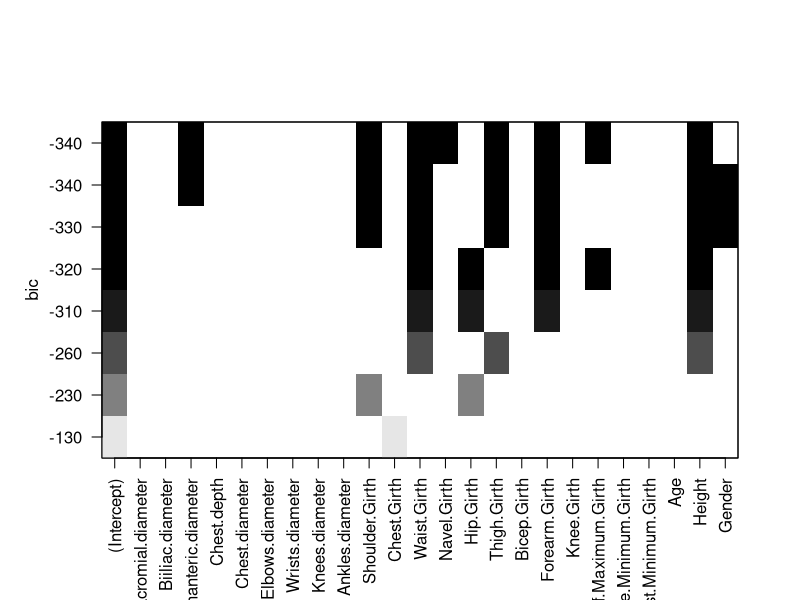
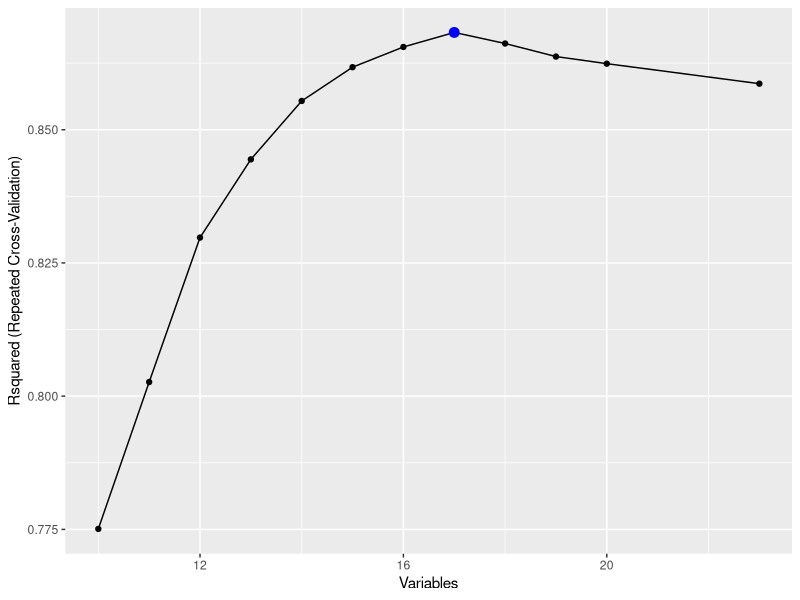
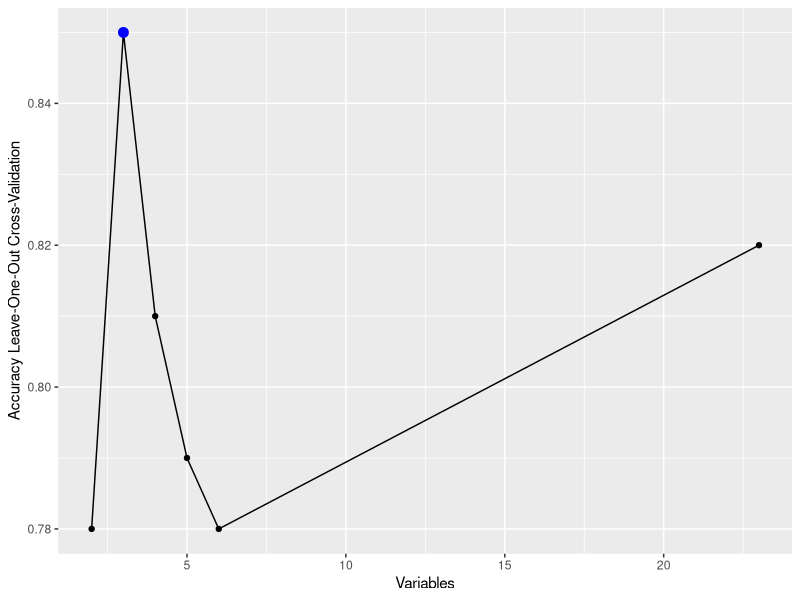

Recreate these plots in R, in order.
# Cargar las librerías necesarias
library(tidyverse)
library(caret)
library(pROC)
library(leaps)
library(car)

# 1 -Definir la semilla para la reproducibilidad de los resultados
set.seed(20847)

# Cargar los datos desde un archivo CSV
datos <- read.csv2("EP09 Datos.csv")

# Calcular el Índice de Masa Corporal (IMC) y determinar el estado nutricional
datos$IMC <- datos$Weight / ((datos$Height / 100) ** 2)
datos$EN <- ifelse(datos$IMC < 25, "No sobrepeso", "Sobrepeso")
datos$EN <- factor(datos$EN)

# 2 -Seleccionar muestras de individuos con y sin sobrepeso
sobrepeso <- datos %>% filter(EN == "Sobrepeso") %>% sample_n(50)
normal <- datos %>% filter(EN == "No sobrepeso") %>% sample_n(50)
muestra <- rbind(sobrepeso, normal)

# 3 - Usando las herramientas del paquete leaps, realizar una búsqueda exhaustiva 
# para seleccionar entre dos y ocho predictores que ayuden a estimar la variable 
# Peso (Weight), obviamente sin considerar las nuevas variables IMC ni EN, y luego 
# utilizar las funciones del paquete caret para construir un modelo de regresión lineal
# múltiple con los predictores escogidos y evaluarlo usando bootstrapping.

# °°°°°°°°°°°°°°°°°°°°°°°°°°°°°°°°°°°°°°°°°°°°°°°°
# Regresión lineal múltiple para la variable peso.

# °°°°°°°°°°°°°°°°°°°°°°°°°°°°°°°°°°°°°°°°°°°°°°°°

# Preparar los datos para el análisis, eliminando columnas no necesarias
datos.peso <- muestra %>% select(-c(IMC, EN))

# Seleccionar los mejores predictores usando el método de regresiones de subconjuntos
preliminar <- regsubsets(Weight ~ ., data = datos.peso, nbest = 1, nvmax = 8, method = "exhaustive")
plot(preliminar) 

# Construir un modelo de regresión lineal usando los predictores seleccionadoscomo Waist.Girth,Forearm.Girth y Height
modelo.peso <- train(Weight ~ Waist.Girth + Forearm.Girth + Height, data = datos.peso, method = "lm", trControl = trainControl(method = "boot", number = 1999))
print(summary(modelo.peso))

# El modelo obtenido presenta un R^2 ajustado de 0,899. Esto significa que el
# modelo obtenido explica el 89,9% de la variabilidad de los datos.

# Realizar predicciones con el modelo y calcular el error
predicciones.peso <- predict(modelo.peso, datos.peso)
error.peso <- datos.peso$Weight - predicciones.peso
rmse.peso <- sqrt(mean(error.peso ** 2))
cat("RMSE:", rmse.peso, "\n\n")  


# La raíz del error cuadrático medio para el modelo es de 4,153. Esto indica que
# los valores predichos se asemejan bastante a los valores observados, por lo
# que el modelo es bueno.

# Obtener residuos y estadísticas de influencia para evaluar la calidad del modelo
eval.rlm.peso <- data.frame(predicted.probabilities = fitted(modelo.peso$finalModel))
eval.rlm.peso$std.residuals <- rstandard(modelo.peso$finalModel)
eval.rlm.peso$studentized.residuals <- rstudent(modelo.peso$finalModel)
eval.rlm.peso$cooks.distance <- cooks.distance(modelo.peso$finalModel)
eval.rlm.peso$dfbeta <- dfbeta(modelo.peso$finalModel)
eval.rlm.peso$dffit <- dffits(modelo.peso$finalModel)
eval.rlm.peso$leverage <- hatvalues(modelo.peso$finalModel)
eval.rlm.peso$covariance.ratios <- covratio(modelo.peso$finalModel)

#----------------------------------
# Calculando residuos estandarizados
std_residuos <- rstandard(modelo.peso$finalModel)

# Identificando observaciones sospechosas 
sospechosos1 <- which(abs(std_residuos) > 1.96)

# Mostrando los índices de las observaciones sospechosas
cat("Observaciones con residuos estandarizados fuera del 95% de intervalo de confianza:", sospechosos1, "\n")

# Las observaciones con residuos estandarizados fuera del 95% son 26 y 47
#-----------------------------

# Calculando la distancia de Cook
cooks_distancias <- cooks.distance(modelo.peso$finalModel)

# Identificando observaciones sospechosas (distancia de Cook mayor que 1)
sospechosos2 <- which(cooks_distancias > 1)

# Mostrando los índices de las observaciones sospechosas
cat("Observaciones con distancia de Cook mayor que 1:", sospechosos2, "\n")

# Distancia de cook es 0
#------------------------------

# Calculando el apalancamiento promedio
# Aquí, k es el número de predictores y n es el número de observaciones
k <- ncol(datos.peso) - 1 # Restamos 1 para no contar la columna de la variable dependiente
n <- nrow(datos.peso)
apalancamiento_promedio <- (k + 1) / n

# Calculando el apalancamiento de cada observación
leverage_values <- hatvalues(modelo.peso$finalModel)

# Identificando observaciones con apalancamiento superior al doble del promedio
sospechosos3 <- which(leverage_values > 2 * apalancamiento_promedio)

# Mostrando los índices de las observaciones sospechosas y el apalancamiento promedio
cat("- Observaciones con apalancamiento fuera de rango (promedio = ", apalancamiento_promedio, "): ", sep = "")
print(sospechosos3)

# Apalancamiento promedio de 0.25 y no hay indices sospechosos
#--------------------------------

# Calculando DFBeta para todas las observaciones
dfbetas_valores <- dfbeta(modelo.peso$finalModel)

# Identificando las observaciones con al menos un DFBeta mayor o igual a 1
sospechosos4 <- apply(dfbetas_valores, 1, function(x) any(abs(x) >= 1))

# Obteniendo los índices de las observaciones sospechosas
indices_sospechosos4 <- which(sospechosos4)

# Mostrando los índices de las observaciones sospechosas
cat("- Observaciones con DFBeta mayor o igual a 1: ")
print(indices_sospechosos4)

# Indices de las observaciones sospechosas : 5   7  18  26  27  47  48  52  53  74  84  98  99 

# -----------------------------------
# Definiendo los límites inferior y superior para la razón de covarianza
CVRi_lower <- 1 - 3 * apalancamiento_promedio
CVRi_upper <- 1 + 3 * apalancamiento_promedio

# Calculando la razón de covarianza para cada observación
covariance_ratios <- covratio(modelo.peso$finalModel)

# Identificando observaciones cuya razón de covarianza está fuera de los límites recomendados
sospechosos5 <- which(covariance_ratios < CVRi_lower | covariance_ratios > CVRi_upper)

# Mostrando los índices de las observaciones sospechosas y los límites de razón de covarianza
cat("- Observaciones con razón de covarianza fuera de rango ([", CVRi_lower, ", ", CVRi_upper, "]): ", sep = "")
print(sospechosos5)

# - Observaciones con razón de covarianza fuera de rango ([0.25, 1.75]) : 0

# -----------------------------------------
sospechosos <- c(sospechosos1, sospechosos2, sospechosos3, sospechosos4,sospechosos5)

sospechosos <- sort(unique(sospechosos))
cat("\nResumen de observaciones sospechosas:\n")

print(round(eval.rlm.peso[sospechosos,c("cooks.distance", "leverage", "covariance.ratios")],3))

# cooks.distance leverage covariance.ratios
# X1           0.001    0.045             1.090
# X26          0.317    0.068             0.502
# X47          0.078    0.064             0.919


# Aunque se han identificado ciertas observaciones como potencialmente atípicas, es importante destacar que los valores de la
# distancia de Cook para estas observaciones están considerablemente alejados del umbral crítico de 1. En este contexto, esto sugiere que 
# su impacto en el modelo no es tan significativo como para generar preocupación.

# ------------------------------------------

# Realizando la prueba de Durbin-Watson en el modelo final
test_dw <- durbinWatsonTest(modelo.peso$finalModel)

# Mostrando los resultados de la prueba de Durbin-Watson
cat("\nIndependencia de los residuos\n")
print(test_dw)

# Puesto que la prueba de Durbin-Watson entrega p = 0,606, podemos concluir que
# los residuos son independientes.

# Podemos concluir que el modelo obtenido es confiable.


#°°°°°°°°°°°°°°°°°°°°°°°°°°°°°°°°°°°°°°°°°°°°°°°
# Regresión lineal múltiple para la variable IMC.

# °°°°°°°°°°°°°°°°°°°°°°°°°°°°°°°°°°°°°°°°°°°°°°°

# 4- Haciendo un poco de investigación sobre el paquete caret, en particular cómo hacer Recursive
# Feature Elimination (RFE), construir un modelo de regresión lineal múltiple para predecir la
# variable IMC que incluya entre 10 y 20 predictores, seleccionando el conjunto de variables que 
# maximice R2 y que use cinco repeticiones de validación cruzada de cinco pliegues para evitar el 
# sobreajuste (obviamente no se debe considerar las variables Peso, Estatura ni estado nutricional 
# –Weight, Height, EN respectivamente).

# Descartar columnas inútiles
datos.imc <- muestra %>% select(-c(Weight, Height, EN))

# Separar variable de respuesta de los predictores.
IMC <- datos.imc[["IMC"]]
datos.imc[["IMC"]] <- NULL

control <- rfeControl(functions = lmFuncs, method="repeatedcv",
                number=5, repeats=5, verbose = FALSE)

modelo.imc <- rfe(datos.imc, IMC, rfeControl = control, sizes = 10:20,
                  metric = "Rsquared")

print(modelo.imc)
cat("Variables seleccionadas:\n")
print(modelo.imc[["optVariables"]])

print(modelo.imc)
print(ggplot(modelo.imc))

# El gráfico muestra que R^2 se maximiza para 17 variables, con un valor de
# 86.83% (con una raíz del error cuadrático medio de 1,043).

# Se puede decir que el modelo obtenido se ajusta bien a los datos.


# °°°°°°°°°°°°°°°°°°°°°°°°°°°°°°°°°°°°°°°°°°°°°°°°°°°
# Regresión logística múltiple .

# °°°°°°°°°°°°°°°°°°°°°°°°°°°°°°°°°°°°°°°°°°°°°°°°°°

# 5- Usando RFE, construir un modelo de regresión logística múltiple para la variable EN que
# incluya el conjunto, de entre dos y seis, predictores que entregue la mejor curva ROC y que 
## utilice validación cruzada dejando uno fuera para evitar el sobreajuste (obviamente no se debe
# considerar las variables Peso, Estatura –Weight y Height respectivamente– ni IMC).

# Descartar columnas inútiles
datos.en <- muestra %>% select(-c(IMC, Weight, Height))

# Separar variable de respuesta de los predictores.
EN <- datos.en[["EN"]]
datos.en[["EN"]] <- NULL

control.seleccion <- rfeControl(functions = lrFuncs, method = "LOOCV",
                                number = 1, verbose = FALSE)

control.entrenamiento <- trainControl(method = "none", classProbs = TRUE,
                                      summaryFunction = twoClassSummary)

modelo.en <- rfe(datos.en, EN, metric = "ROC", rfeControl = control.seleccion,
                 trControl = control.entrenamiento, sizes = 2:6)

print(modelo.en)

# Podemos ver que el modelo considera 3 variables: Chest.Girth , Bicep.GIrth y Navel.Girth
# Podemos ver gráficamente cómo varía el área bajo la curva ROC en cada
# iteración.
print(ggplot(modelo.en))

# El gráfico muestra que el área bajo la curva ROC se maximiza para 3 variables,Chest.Girth, Bicep.Girth, Navel.Girth
# con un valor de 91,16% (86% de sensibilidad y 84% de especificidad).

# Evaluar calidad predictiva del modelo.
predicciones <- predict(modelo.en, datos.en)[["pred"]]
cat("Calidad predictiva del modelo\n\n")
print(confusionMatrix(predicciones, EN))
#---------------------------------

# Verificando que las 3 variables escogidas esten deacuerdo al modelo 
data.en=cbind(datos.en, EN)
mm<-glm(EN~Chest.Girth+Bicep.Girth+Navel.Girth, data = data.en, family = "binomial")
vif(mm)

# Se puede apreciar que las 3 variables son buenas para el modelo, evidenciado por el vif.
